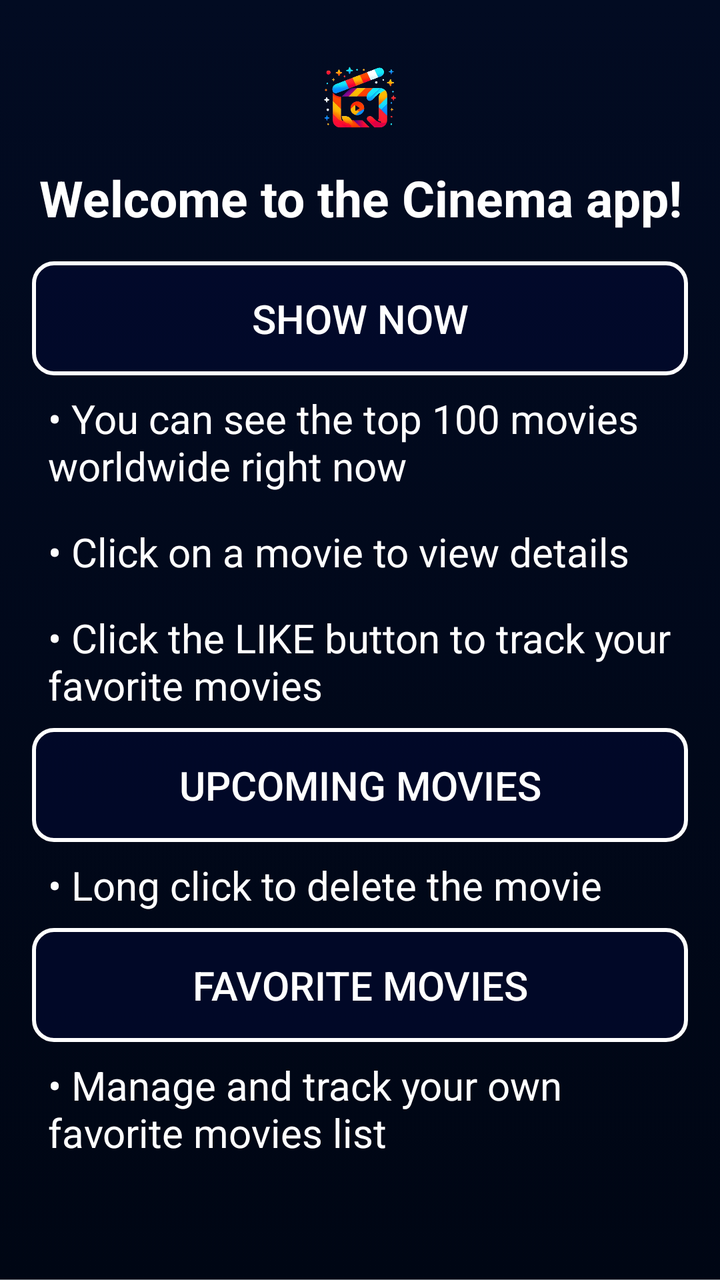
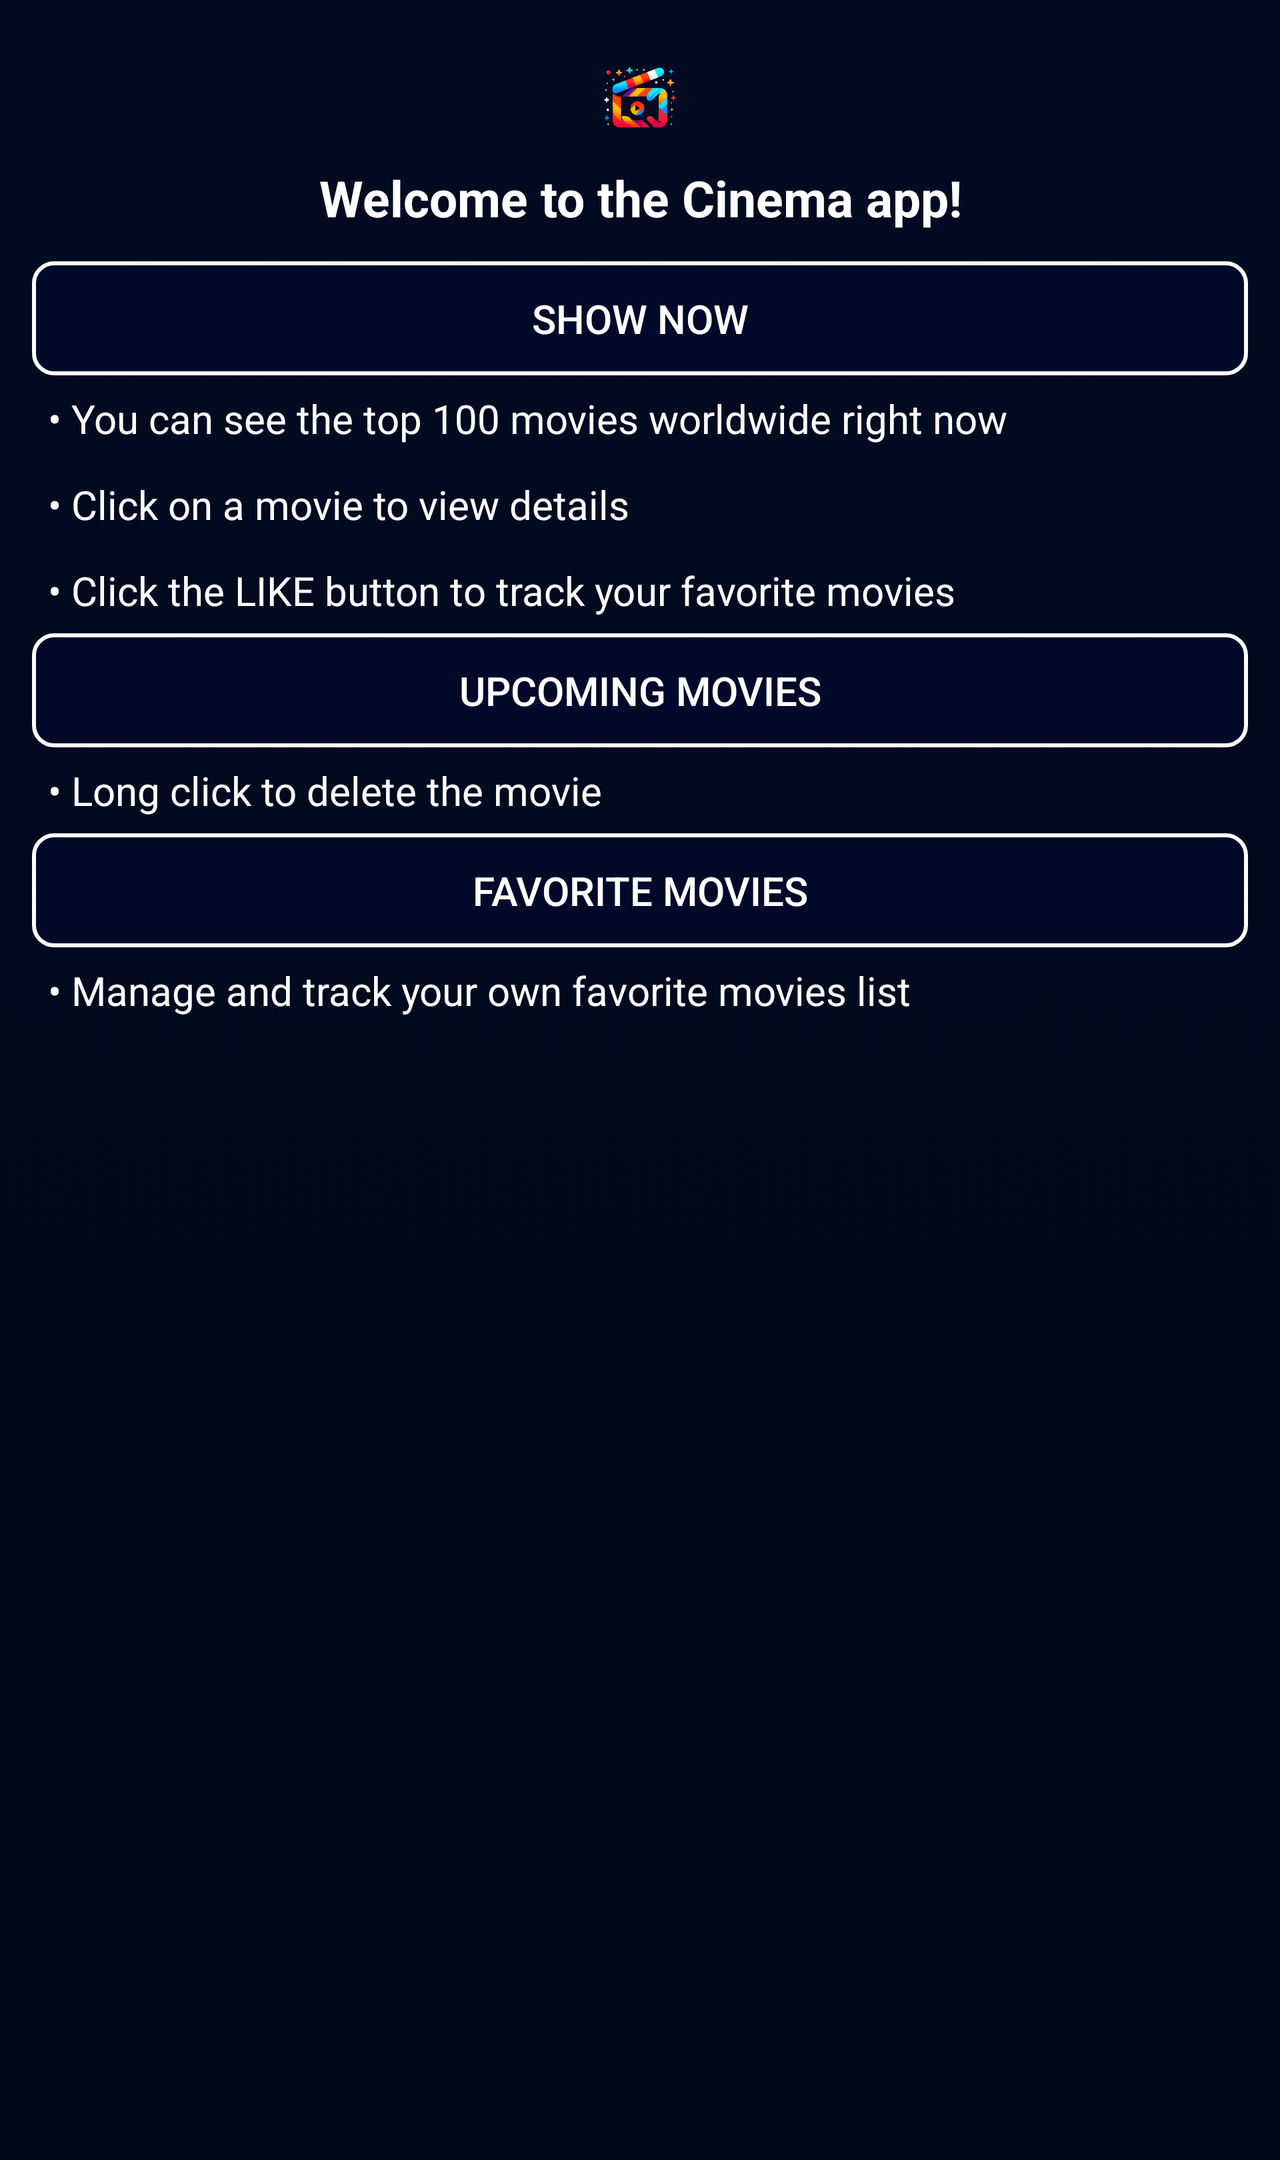

The same Android screen from two of the app's own layout files: first res/layout/ as a phone draws it, then the repository's variant for another configuration, drawn on a device whose configuration selects that folder. Both files follow.
<!-- AndroidManifest.xml: application theme Theme.AppCompat.Light.NoActionBar -->
<!-- res/layout/welcome_layout.xml -->
<?xml version="1.0" encoding="utf-8"?>
<LinearLayout xmlns:android="http://schemas.android.com/apk/res/android"
    xmlns:tools="http://schemas.android.com/tools"
    android:layout_width="match_parent"
    android:layout_height="match_parent"
    android:background="@drawable/movie_app_background"
    android:gravity="top"
    android:orientation="vertical"
    android:padding="16dp"
    tools:context=".Fragments.WelcomeFragment">

    <ImageView
        android:layout_width="50dp"
        android:layout_height="50dp"
        android:layout_gravity="center"
        android:layout_margin="8dp"
        android:src="@drawable/movie_app_logo"/>

    <TextView
        android:layout_width="match_parent"
        android:layout_height="wrap_content"
        android:gravity="center"
        android:layout_marginBottom="15dp"
        android:text="@string/welcome_to_the_cinema_app"
        android:textColor="@color/white"
        android:textSize="25sp"
        android:textStyle="bold"/>

    <Button
        android:id="@+id/Show_now_btn"
        android:layout_width="match_parent"
        android:layout_height="wrap_content"
        android:background="@drawable/button_background"
        android:padding="15dp"
        android:text="@string/show_now"
        android:textColor="@color/white"
        android:textSize="20sp" />

    <TextView
        android:layout_width="match_parent"
        android:layout_height="wrap_content"
        android:padding="8dp"
        android:text="@string/you_can_see_the_top_100_movies_worldwide_right_now"
        android:textColor="@color/white"
        android:textSize="20sp" />

    <TextView
        android:layout_width="match_parent"
        android:layout_height="wrap_content"
        android:padding="8dp"
        android:text="@string/click_on_a_movie_to_view_details"
        android:textColor="@color/white"
        android:textSize="20sp" />

    <TextView
        android:layout_width="match_parent"
        android:layout_height="wrap_content"
        android:padding="8dp"
        android:text="@string/click_the_like_button_to_track_your_favorite_movies"
        android:textColor="@color/white"
        android:textSize="20sp" />

    <Button
        android:id="@+id/Upcoming_btn"
        android:layout_width="match_parent"
        android:layout_height="wrap_content"
        android:background="@drawable/button_background"
        android:padding="15dp"
        android:text="@string/upcoming_movies"
        android:textColor="@color/white"
        android:textSize="20sp" />

    <TextView
        android:layout_width="match_parent"
        android:layout_height="wrap_content"
        android:padding="8dp"
        android:text="@string/long_click_to_delete_the_movie"
        android:textColor="@color/white"
        android:textSize="20sp" />

    <Button
        android:id="@+id/Favorite_btn"
        android:layout_width="match_parent"
        android:layout_height="wrap_content"
        android:background="@drawable/button_background"
        android:padding="15dp"
        android:text="@string/favorite_movies"
        android:textColor="@color/white"
        android:textSize="20sp" />

    <TextView
        android:layout_width="match_parent"
        android:layout_height="wrap_content"
        android:padding="8dp"
        android:text="@string/manage_and_track_your_own_favorite_movies_list"
        android:textColor="@color/white"
        android:textSize="20sp" />
</LinearLayout>
<!-- resources referenced by this layout -->
<resources>
  <!-- drawable button_background (drawable) -->
  <shape xmlns:android="http://schemas.android.com/apk/res/android"
      android:shape="rectangle">
      <solid android:color="#95030933" />
      <stroke android:width="2dp"
              android:color="@color/white"/>
      <corners android:radius="10dp" />
  </shape>
  <!-- drawable movie_app_background: png bitmap (drawable, 36137 bytes) -->
  <!-- drawable movie_app_logo: png bitmap (drawable, 138151 bytes) -->
  <string name="click_on_a_movie_to_view_details">• Click on a movie to view details</string>
  <string name="click_the_like_button_to_track_your_favorite_movies">• Click the LIKE button to track your favorite movies</string>
  <string name="favorite_movies">Favorite Movies</string>
  <string name="long_click_to_delete_the_movie">• Long click to delete the movie</string>
  <string name="manage_and_track_your_own_favorite_movies_list">• Manage and track your own favorite movies list</string>
  <string name="show_now">Show Now</string>
  <string name="upcoming_movies">Upcoming movies</string>
  <string name="welcome_to_the_cinema_app">Welcome to the Cinema app!</string>
  <string name="you_can_see_the_top_100_movies_worldwide_right_now">• You can see the top 100 movies worldwide right now</string>
</resources>
<!-- res/layout-land/welcome_layout.xml (the repository's variant of the layout above) -->
<!-- drawn on the phone turned sideways -->
<?xml version="1.0" encoding="utf-8"?>
<ScrollView xmlns:android="http://schemas.android.com/apk/res/android"
    xmlns:tools="http://schemas.android.com/tools"
    android:layout_width="match_parent"
    android:layout_height="match_parent"
    android:background="@drawable/movie_app_background"
    android:gravity="top"
    android:orientation="vertical"
    android:padding="16dp"
    tools:context=".Fragments.WelcomeFragment">

    <LinearLayout
        android:layout_width="match_parent"
        android:layout_height="match_parent"
        android:orientation="vertical">

        <ImageView
            android:layout_width="50dp"
            android:layout_height="50dp"
            android:layout_gravity="center"
            android:layout_margin="8dp"
            android:src="@drawable/movie_app_logo"/>

        <TextView
            android:layout_width="match_parent"
            android:layout_height="wrap_content"
            android:gravity="center"
            android:layout_marginBottom="15dp"
            android:text="@string/welcome_to_the_cinema_app"
            android:textColor="@color/white"
            android:textSize="25sp"
            android:textStyle="bold"/>

        <Button
            android:id="@+id/Show_now_btn"
            android:layout_width="match_parent"
            android:layout_height="wrap_content"
            android:background="@drawable/button_background"
            android:padding="15dp"
            android:text="@string/show_now"
            android:textColor="@color/white"
            android:textSize="20sp" />

        <TextView
            android:layout_width="match_parent"
            android:layout_height="wrap_content"
            android:padding="8dp"
            android:text="@string/you_can_see_the_top_100_movies_worldwide_right_now"
            android:textColor="@color/white"
            android:textSize="20sp" />

        <TextView
            android:layout_width="match_parent"
            android:layout_height="wrap_content"
            android:padding="8dp"
            android:text="@string/click_on_a_movie_to_view_details"
            android:textColor="@color/white"
            android:textSize="20sp" />

        <TextView
            android:layout_width="match_parent"
            android:layout_height="wrap_content"
            android:padding="8dp"
            android:text="@string/click_the_like_button_to_track_your_favorite_movies"
            android:textColor="@color/white"
            android:textSize="20sp" />

        <Button
            android:id="@+id/Upcoming_btn"
            android:layout_width="match_parent"
            android:layout_height="wrap_content"
            android:background="@drawable/button_background"
            android:padding="15dp"
            android:text="@string/upcoming_movies"
            android:textColor="@color/white"
            android:textSize="20sp" />

        <TextView
            android:layout_width="match_parent"
            android:layout_height="wrap_content"
            android:padding="8dp"
            android:text="@string/long_click_to_delete_the_movie"
            android:textColor="@color/white"
            android:textSize="20sp" />

        <Button
            android:id="@+id/Favorite_btn"
            android:layout_width="match_parent"
            android:layout_height="wrap_content"
            android:background="@drawable/button_background"
            android:padding="15dp"
            android:text="@string/favorite_movies"
            android:textColor="@color/white"
            android:textSize="20sp" />

        <TextView
            android:layout_width="match_parent"
            android:layout_height="wrap_content"
            android:padding="8dp"
            android:text="@string/manage_and_track_your_own_favorite_movies_list"
            android:textColor="@color/white"
            android:textSize="20sp" />
    </LinearLayout>
</ScrollView>
